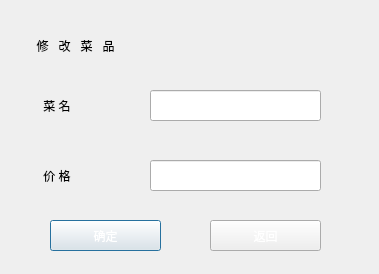
<?xml version="1.0" encoding="UTF-8"?>
<ui version="4.0">
 <class>change_food_info</class>
 <widget class="QDialog" name="change_food_info">
  <property name="geometry">
   <rect>
    <x>0</x>
    <y>0</y>
    <width>379</width>
    <height>274</height>
   </rect>
  </property>
  <property name="windowTitle">
   <string>Dialog</string>
  </property>
  <property name="styleSheet">
   <string notr="true">border-image: url(:/new/prefix1/lanhua.jpg);</string>
  </property>
  <widget class="QLabel" name="label">
   <property name="geometry">
    <rect>
     <x>20</x>
     <y>20</y>
     <width>301</width>
     <height>51</height>
    </rect>
   </property>
   <property name="styleSheet">
    <string notr="true">color: rgb(0, 0, 0);
font: 75 14pt &quot;Ubuntu&quot;;
border-image: url(:/new/prefix1/shuijing.jpg);</string>
   </property>
   <property name="text">
    <string>     修   改   菜   品</string>
   </property>
  </widget>
  <widget class="QLabel" name="label_2">
   <property name="geometry">
    <rect>
     <x>40</x>
     <y>90</y>
     <width>71</width>
     <height>31</height>
    </rect>
   </property>
   <property name="styleSheet">
    <string notr="true">color: rgb(0, 0, 0);
font: 75 11pt &quot;Ubuntu&quot;;
border-image: url(:/new/prefix1/shuijing.jpg);</string>
   </property>
   <property name="text">
    <string> 菜 名</string>
   </property>
  </widget>
  <widget class="QLabel" name="label_3">
   <property name="geometry">
    <rect>
     <x>40</x>
     <y>160</y>
     <width>71</width>
     <height>31</height>
    </rect>
   </property>
   <property name="styleSheet">
    <string notr="true">color: rgb(0, 0, 0);
font: 75 11pt &quot;Ubuntu&quot;;
border-image: url(:/new/prefix1/shuijing.jpg);</string>
   </property>
   <property name="text">
    <string> 价 格</string>
   </property>
  </widget>
  <widget class="QLineEdit" name="lineEdit">
   <property name="geometry">
    <rect>
     <x>150</x>
     <y>90</y>
     <width>171</width>
     <height>31</height>
    </rect>
   </property>
   <property name="styleSheet">
    <string notr="true">border-image: url(:/new/prefix1/shuijing.jpg);</string>
   </property>
  </widget>
  <widget class="QLineEdit" name="lineEdit_2">
   <property name="geometry">
    <rect>
     <x>150</x>
     <y>160</y>
     <width>171</width>
     <height>31</height>
    </rect>
   </property>
   <property name="styleSheet">
    <string notr="true">border-image: url(:/new/prefix1/shuijing.jpg);</string>
   </property>
  </widget>
  <widget class="QPushButton" name="pushButton">
   <property name="geometry">
    <rect>
     <x>50</x>
     <y>220</y>
     <width>111</width>
     <height>31</height>
    </rect>
   </property>
   <property name="styleSheet">
    <string notr="true">font: 11pt &quot;Agency FB&quot;;
border-image: url(:/new/prefix1/Purple.jpg);
font: 75 9pt &quot;Agency FB&quot;;
color: rgb(255, 255, 255);</string>
   </property>
   <property name="text">
    <string>确定</string>
   </property>
  </widget>
  <widget class="QPushButton" name="pushButton_2">
   <property name="geometry">
    <rect>
     <x>210</x>
     <y>220</y>
     <width>111</width>
     <height>31</height>
    </rect>
   </property>
   <property name="styleSheet">
    <string notr="true">font: 11pt &quot;Agency FB&quot;;
border-image: url(:/new/prefix1/Purple.jpg);
font: 75 9pt &quot;Agency FB&quot;;
color: rgb(255, 255, 255);</string>
   </property>
   <property name="text">
    <string>返回</string>
   </property>
  </widget>
 </widget>
 <resources/>
 <connections/>
</ui>
